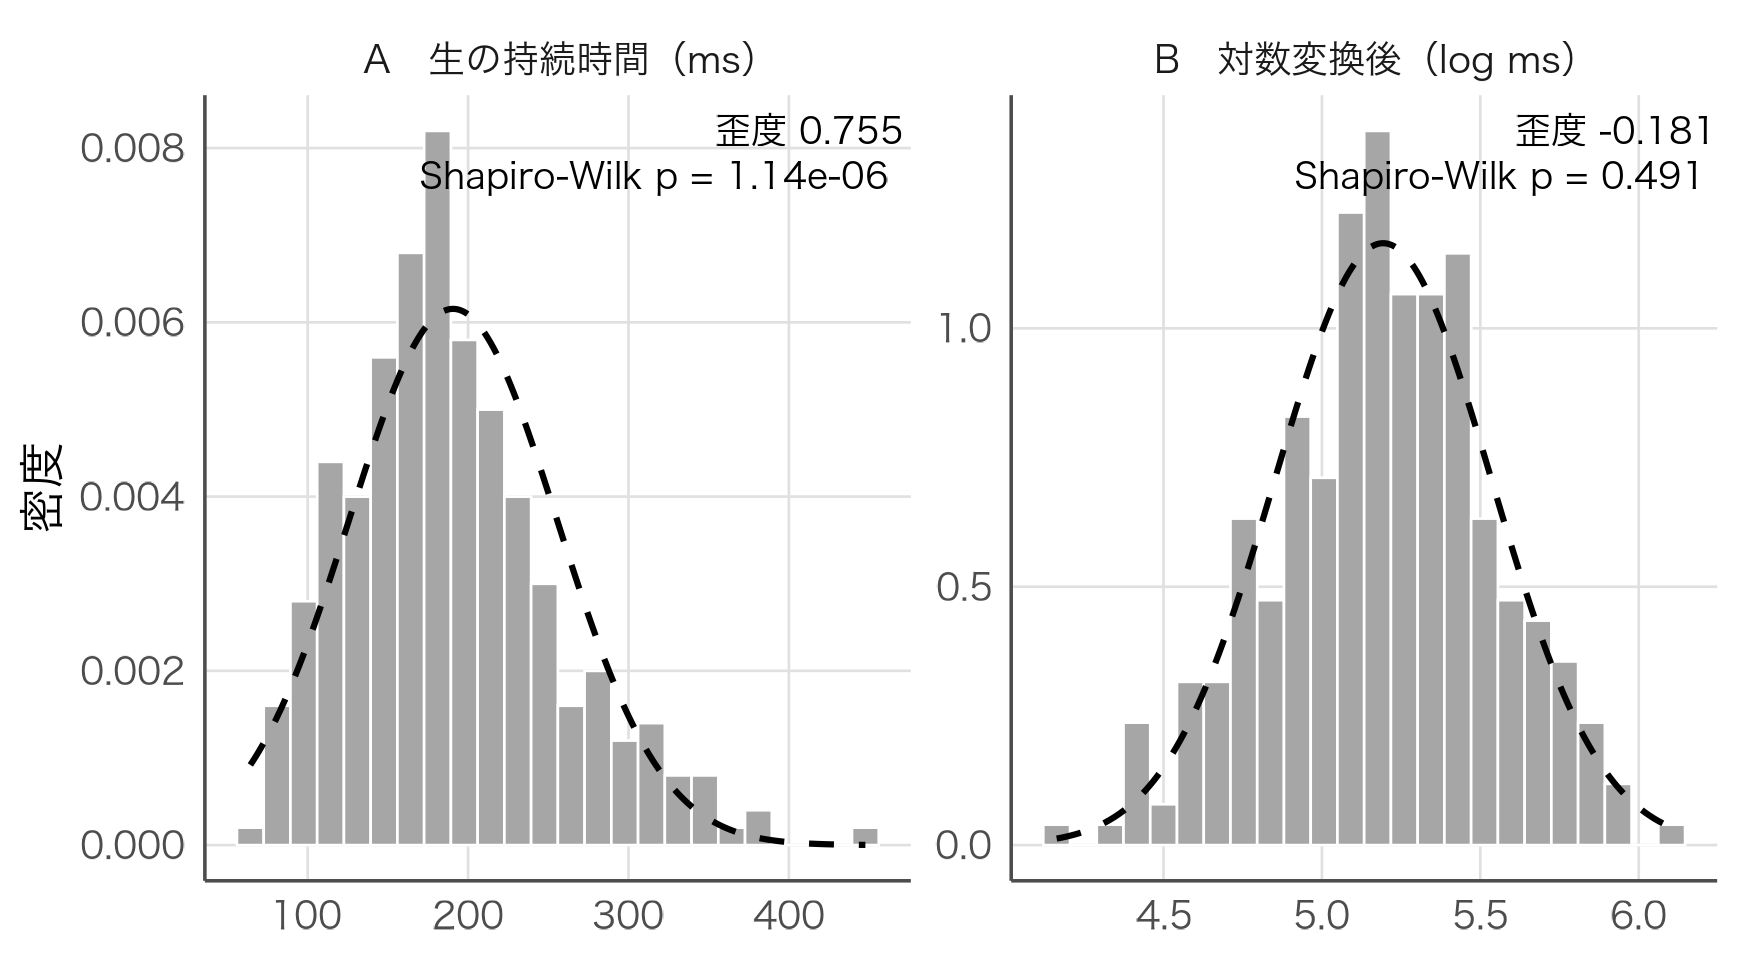

Reproduce this figure in R.
# 図2-4：持続時間の対数変換前後（本文2.7節のコードと同じ擬似データ、seed 21）
source("figures/style.R")
suppressPackageStartupMessages(library(e1071))
set.seed(21)
dur <- rlnorm(300, meanlog = log(180), sdlog = 0.35)
r <- c(skew = skewness(dur), p = shapiro.test(dur)$p.value, lskew = skewness(log(dur)), lp = shapiro.test(log(dur))$p.value)
print(r); cat(mean(dur), median(dur), exp(mean(log(dur))), "\n")
stopifnot(round(r[1],3)==0.755, signif(r[2],3)==1.14e-06, round(r[3],3)==-0.181, round(r[4],3)==0.491,
          round(mean(dur),1)==190.6, round(median(dur),1)==183.4, round(exp(mean(log(dur))),1)==180.0)
pan <- c("A　生の持続時間（ms）", "B　対数変換後（log ms）")
d <- rbind(data.frame(x = dur, panel = pan[1]), data.frame(x = log(dur), panel = pan[2]))
d$panel <- factor(d$panel, levels = pan)
ann <- data.frame(panel = factor(pan, levels = pan), x = c(Inf, -Inf),
  lab = c(sprintf("歪度 %.3f\nShapiro-Wilk p = %.2e", r[1], r[2]),
          sprintf("歪度 %.3f\nShapiro-Wilk p = %.3f", r[3], r[4])))
ann$x <- c(max(dur), min(log(dur)))
dn <- rbind(data.frame(x = seq(min(dur), max(dur), length.out = 300), panel = pan[1])
              |> transform(y = dnorm(x, mean(dur), sd(dur))),
            data.frame(x = seq(min(log(dur)), max(log(dur)), length.out = 300), panel = pan[2])
              |> transform(y = dnorm(x, mean(log(dur)), sd(log(dur)))))
dn$panel <- factor(dn$panel, levels = pan)
p <- ggplot(d, aes(x)) +
  geom_histogram(aes(y = after_stat(density)), bins = 24, fill = "grey65", colour = "white", linewidth = 0.3) +
  geom_line(data = dn, aes(x, y), linetype = "dashed", linewidth = 0.7) +
  geom_text(data = ann, aes(x = c(Inf, Inf), y = Inf, label = lab), hjust = 1.05, vjust = 1.3, size = 3, family = "hira", lineheight = 1.05) +
  facet_wrap(~panel, nrow = 1, scales = "free") +
  labs(x = NULL, y = "密度")
save_fig(p, "ch02_duration_log", w = 5.8, h = 3.2)
